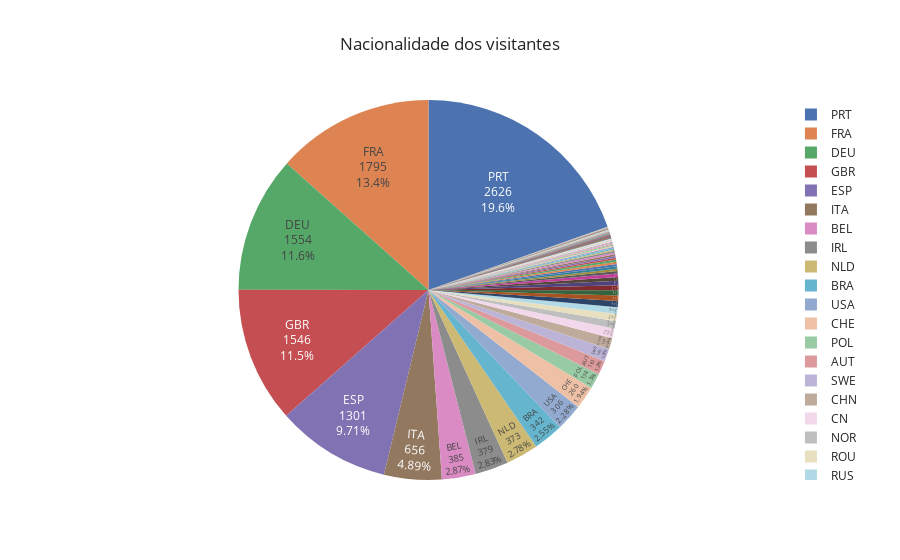

This figure's notebook cell:
### Markdown cell above
### Agora iremos importar uma biblioteca gráfica para nos ajudar a descobrir a origem dos visitantes
#### Se não funcionar, instalar o módulo no terminal 'pip install chart-studio'

### Code cell
import plotly.express as px      

# Aqui atribuimos à variável 'country_data' a contagem total de visitantes
country_data = pd.DataFrame(full_data_cln.loc[full_data_cln["is_canceled"] == 0]["country"].value_counts())
#country_data.index.name = "indexamos e renomeamos o nome da coluna"
country_data.rename(columns={"country": "Number of Guests"}, inplace=True)
#Somamos o número de visitantes
total_guests = country_data["Number of Guests"].sum()
#Encontramos o percentual de visitantes de cada país dividido pelo total de visitantes. 
country_data["Guests in %"] = round(country_data["Number of Guests"] / total_guests * 100, 2)
# indexamos a base de países
country_data["country"] = country_data.index

# Gráfico tipo Pizza
fig = px.pie(country_data,
             values="Number of Guests",
             names="country",
             title="Nacionalidade dos visitantes",
             template="seaborn")
fig.update_traces(textposition="inside", textinfo="value+percent+label")
fig.show()

### Figure 1 — Plotly figure (JSON) as saved in the notebook; plotly's stock layout.template omitted (floating-point values rounded to 4 significant figures)
{"data": [{"domain": {"x": [0, 1], "y": [0, 1]}, "hovertemplate": "country=%{label}<br>Number of Guests=%{value}<extra></extra>", "labels": ["PRT", "FRA", "DEU", "GBR", "ESP", "ITA", "BEL", "IRL", "NLD", "BRA", "USA", "CHE", "POL", "AUT", "SWE", "CHN", "CN", "NOR", "ROU", "RUS", "ISR", "FIN", "AUS", "DNK", "CZE", "JPN", "LUX", "THA", "HUN", "IND", "MAR", "TUR", "ARG", "HRV", "AGO", "KOR", "IRN", "GRC", "EST", "SVN", "DZA", "SVK", "CYP", "MEX", "LTU", "MOZ", "LVA", "BGR", "ZAF", "NZL", "CHL", "TWN", "MKD", "MYS", "SRB", "SGP", "ALB", "UKR", "CPV", "PER", "ECU", "EGY", "GTM", "MNE", "BLR", "OMN", "TUN", "Unknown", "MLT", "VNM", "GAB", "BIH", "PAN", "KAZ", "GEO", "ISL", "CUB", "CRI", "PHL", "KWT", "COL", "LCA", "DMA", "BWA", "IRQ", "ARE", "ZWE", "SAU", "GUY", "VEN", "URY", "CYM", "CMR", "LIE", "JAM", "ZMB", "JOR", "SEN", "CIV", "PRI", "SMR", "DOM", "RWA", "LBN", "NGA", "ATA", "UGA", "PYF"], "legendgroup": "", "name": "", "showlegend": true, "textinfo": "value+percent+label", "textposition": "inside", "type": "pie", "values": [2626, 1795, 1554, 1546, 1301, 656, 385, 379, 373, 342, 306, 260, 174, 161, 146, 126, 108, 86, 84, 75, 72, 62, 58, 55, 51, 42, 40, 27, 27, 27, 27, 25, 24, 21, 21, 20, 19, 19, 16, 15, 15, 13, 13, 12, 12, 12, 11, 9, 9, 8, 8, 7, 7, 6, 6, 6, 6, 5, 5, 5, 4, 4, 3, 3, 3, 2, 2, 2, 2, 2, 2, 2, 2, 2, 2, 2, 2, 2, 2, 2, 2, 1, 1, 1, 1, 1, 1, 1, 1, 1, 1, 1, 1, 1, 1, 1, 1, 1, 1, 1, 1, 1, 1, 1, 1, 1, 1, 1]}], "layout": {"legend": {"tracegroupgap": 0}, "title": {"text": "Nacionalidade dos visitantes"}}}
